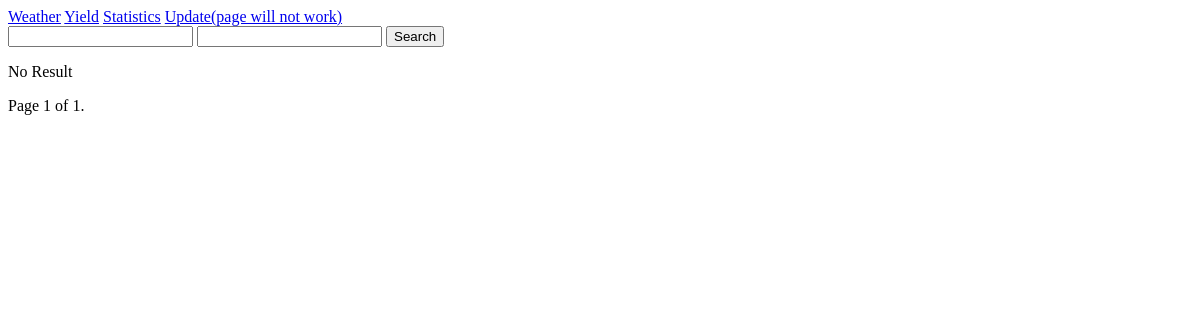
The page /api/weather/stats on the database as committed earlier.
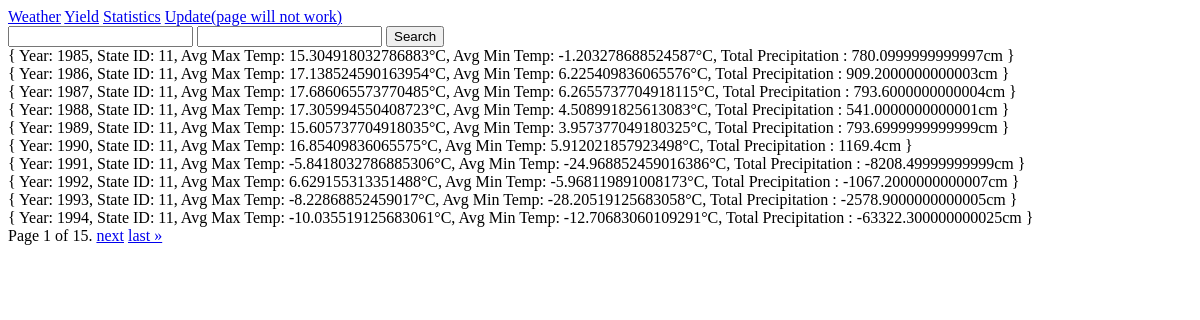
The same page on the database as committed later.
### project/models.py (models this page shows)
class Statistic(models.Model):
    year = models.IntegerField()
    state = models.IntegerField()
    avg_max_temp = models.FloatField()
    avg_min_temp = models.FloatField()
    total_prec = models.FloatField()

### project/views.py (the view)
# urls.py: path('weather/stats', views.api_weather_stat, name='weather_stat'),
def api_weather_stat(request):
    if request.method == "POST":
        state_id = request.POST["state_id"]
        year = request.POST["year"]
        if not state_id and not year:
            result = Statistic.objects.all()
        else:
            if not year:
                result = Statistic.objects.filter(state=state_id)
            elif not state_id:
                result = Statistic.objects.filter(year=year)
            else:
                result = Statistic.objects.filter(year=year, state=state_id)
    else:
        result = Statistic.objects.all()
    paginator = Paginator(result, per_page=10)
    page_number = request.GET.get('page')
    page_obj = paginator.get_page(page_number)
    return render(request, 'weather_stat.html', {'page_obj': page_obj})

### project/templates/weather_stat.html (shortened to what this page needs)
<!DOCTYPE html>
<html lang="en">
<head>
</head>
<body>
<div>
  <a href="/api/weather">Weather</a>
  <a href="/api/yield">Yield</a>
  <a href="/api/weather/stats">Statistics</a>
  <a href="/api/update">Update(page will not work)</a>
</div>
<div>
    <form method="post">
        <input name="state_id" type="number">
        <input name="year" type="number">
        <button type="submit">Search</button>
    </form>
</div>
{% if page_obj %}
    {% for data in page_obj %}
        { Year: {{ data.year }},
        State ID: {{ data.state }},
        Avg Max Temp: {{ data.avg_max_temp }}°C,
        Avg Min Temp: {{ data.avg_min_temp }}°C,
        Total Precipitation : {{ data.total_prec }}cm }<br>
    {% endfor %}
{% else %}
    <p>No Result</p>
{% endif %}
<div class="pagination">
    <span class="step-links">
        <span class="current">
            Page {{ page_obj.number }} of {{ page_obj.paginator.num_pages }}.
        </span>
        {% if page_obj.has_next %}
            <a href="?page={{ page_obj.next_page_number }}">next</a>
            <a href="?page={{ page_obj.paginator.num_pages }}">last &raquo;</a>
        {% endif %}
    </span>
</div>
</body>
</html>

Rows that differ between the two databases and show on the page:
added Statistic: year "1985", state "11", avg_max_temp "15.304918032786883", avg_min_temp "-1.203278688524587", total_prec "780.0999999999997"
added Statistic: year "1986", state "11", avg_max_temp "17.138524590163954", avg_min_temp "6.225409836065576", total_prec "909.2000000000003"
added Statistic: year "1987", state "11", avg_max_temp "17.686065573770485", avg_min_temp "6.2655737704918115", total_prec "793.6000000000004"
added Statistic: year "1988", state "11", avg_max_temp "17.305994550408723", avg_min_temp "4.508991825613083", total_prec "541.0000000000001"
added Statistic: year "1989", state "11", avg_max_temp "15.605737704918035", avg_min_temp "3.957377049180325", total_prec "793.6999999999999"
added Statistic: year "1990", state "11", avg_max_temp "16.85409836065575", avg_min_temp "5.912021857923498", total_prec "1169.4"
added Statistic: year "1991", state "11", avg_max_temp "-5.8418032786885306", avg_min_temp "-24.968852459016386", total_prec "-8208.49999999999"
added Statistic: year "1992", state "11", avg_max_temp "6.629155313351488", avg_min_temp "-5.968119891008173", total_prec "-1067.2000000000007"
added Statistic: year "1993", state "11", avg_max_temp "-8.22868852459017", avg_min_temp "-28.20519125683058", total_prec "-2578.9000000000005"
added Statistic: year "1994", state "11", avg_max_temp "-10.035519125683061", avg_min_temp "-12.70683060109291", total_prec "-63322.300000000025"
Other text that changed with them:
{{ page_obj.paginator.num_pages }}: "1" → "15"
text no longer shown: "No Result"
text now shown: "next last »"
